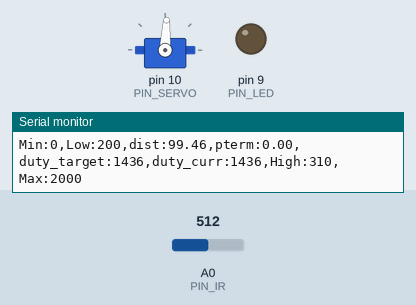
Simulated run of this sketch. Board: Arduino Uno, built with avr-gcc and run on an emulated ATmega328P. On the bench: servo, output pins drawn as LEDs (lit = HIGH), the last lines printed to the serial monitor. Inputs (shaded band) come from the test bench; at power-on: A0 (PIN_IR) = 512.

Above: at 1.2 s.
1.3 s: A0 (PIN_IR) set to 122
At 2.3 s:
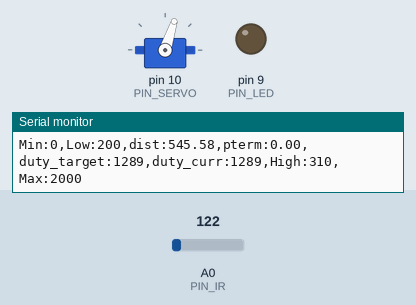
2.9 s: A0 (PIN_IR) set to 0
At 3.3 s:
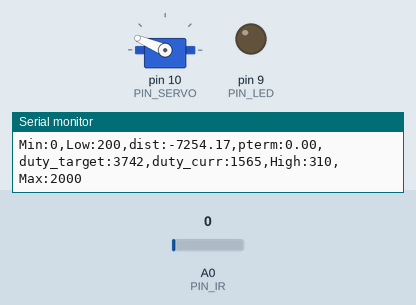
At 4.0 s:
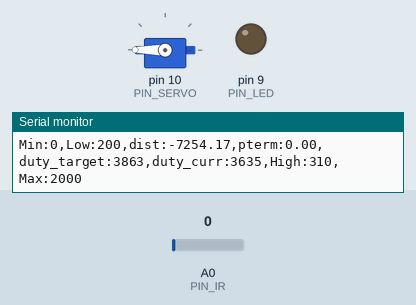
4.8 s: A0 (PIN_IR) set to 7
6.7 s: A0 (PIN_IR) set to 10
9.7 s: A0 (PIN_IR) set to 265
Timing chart, 0 to 12.7 s (numbered marks = the images above; inputs shaded):
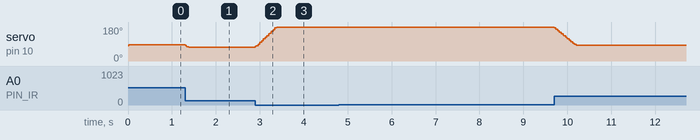

Measured:
- after the input at 1.3 s, servo on pin 10 (PIN_SERVO): 87° → 73° at once, → 72° 0.14 s later
- after the input at 2.9 s, servo on pin 10 (PIN_SERVO): moves from 72° to 180° over 0.48 s, starting at once
- after the input at 6.7 s, servo on pin 10 (PIN_SERVO): 180° → 178° after 3.0 s

The sketch:

team_coding.ino
```cpp
#include <Servo.h> // [2972] 서보 헤더파일 포함

/////////////////////////////
// Configurable parameters //
/////////////////////////////

// Arduino pin assignment
#define PIN_LED 9 // [1234] LED를 아두이노 GPIO 9번 핀에 연결
                  // [2345] ...하면 개선
#define PIN_SERVO 10 // [2951] servo moter를 아두이노 GPIO 10번 핀에 연결
#define PIN_IR A0      // [2961] 적외선센서를 아두이노 A0핀에 연결

// Framework setting
#define _DIST_TARGET 255 //[2967] 탁구공 위치까지의 거리를 255로 고정
         // [2952] 탁구공의 목표 위치를 25.5cm로 설정
#define _DIST_MIN 100 // [2972] 거리 센서가 인식 가능하게 설정한 최소 거리
#define _DIST_MAX 410 // [2972] 거리 센서가 인식 가능하게 설정한 최대 거리

// Distance sensor
#define _DIST_ALPHA 0.4   // [2959] ema 필터에 적용할 알파값

// Servo range
#define _DUTY_MIN 1115  // [2952] 서보의 최소 각도값
#define _DUTY_NEU 1385 // [2952] 서보의 중간 각도값
#define _DUTY_MAX 1640 // [1691] 서보의 최대 각도

// Servo speed control
//#define _SERVO_ANGLE 30  //[2967] 서보 각도 설정
#define _SERVO_SPEED 670  //[2959] 서보의 속도 설정

// Event periods
#define _INTERVAL_DIST 20  //[2959] 센서의 거리측정 인터벌값
#define _INTERVAL_SERVO 20 //[2967] 서보 INTERVAL값 설정
#define _INTERVAL_SERIAL 300  //[2959] 시리얼 모니터/플로터의 인터벌값 설정

// PID parameters
#define _KP 0.33 // [2957] 비례 제어 값
                // [2961] 비례이득

// [2964] 실제 거리가 100mm, 400mm일 때 센서가 읽는 값(각 a, b)
#define a 95
#define b 407

//////////////////////
// global variables //
//////////////////////

// Servo instance
Servo myservo;  // [2972] 서보 정의

// Distance sensor
float dist_target; // location to send the ball
float dist_raw, dist_ema;    // [2961] dist_raw : 적외선센서로 얻은 거리를 저장하는 변수
                             // [2961] dist_ema : 거리를 ema필터링을 한 값을 저장하는 변수
float alpha;    // [2959] ema의 알파값을 저장할 변수

// Event periods
unsigned long last_sampling_time_dist, last_sampling_time_servo, last_sampling_time_serial;// [2957] last_sampling_time_dist : 거리센서 측정 주기
                          // [2957] last_sampling_time_servo : 서보 위치 갱신 주기
                          // [2957] last_sampling_time_serial : 제어 상태 시리얼 출력 주기
bool event_dist, event_servo, event_serial; // [2957] 각각의 주기에 도달했는지를 불리언 값으로 저장하는 변수

// Servo speed control
int duty_chg_per_interval; // [2952] 한 주기당 변화할 서보 활동량을 정의
int duty_target, duty_curr; // [2961] 목표위치, 서보에 입력할 위치

// PID variables
float error_curr, error_prev, control, pterm, dterm, iterm;


void setup() {
// initialize GPIO pins for LED and attach servo
pinMode(PIN_LED, OUTPUT); // [2952] LED를 GPIO 9번 포트에 연결
                          // [2957] LED를 출력 모드로 설정
myservo.attach(PIN_SERVO); // [2952] 서보 모터를 GPIO 10번 포트에 연결

// initialize global variables
alpha = _DIST_ALPHA;   // [2959] ema의 알파값 초기화
dist_ema = 0;          // [2959] dist_ema 초기화

// move servo to neutral position
myservo.writeMicroseconds(_DUTY_NEU); // [2952] 서보 모터를 중간 위치에 지정
duty_curr = _DUTY_NEU;

// initialize serial port
Serial.begin(57600); // [2952] 시리얼 포트를 57600의 속도로 연결

// convert angle speed into duty change per interval.
duty_chg_per_interval = (_DUTY_MAX - _DUTY_MIN) * (_SERVO_SPEED / 180.0) * (_INTERVAL_SERVO / 1000.0);                // [2959] 한 주기마다 이동할 양(180.0, 1000.0은 실수타입이기 때문에 나눗셈의 결과가 실수타입으로 리턴)
// [2974] INTERVAL -> _INTERVAL_SERVO 로 수정

// [2974] 이벤트 변수 초기화
last_sampling_time_dist = 0; // [2974] 마지막 거리 측정 시간 초기화
last_sampling_time_servo = 0; // [2974] 마지막 서보 업데이트 시간 초기화
last_sampling_time_serial = 0; // [2974] 마지막 출력 시간 초기화
event_dist = event_servo = event_serial = false; // [2974] 각 이벤트 변수 false로 초기화
}


void loop() {
/////////////////////
// Event generator //
/////////////////////
  unsigned long time_curr = millis();  // [2964] event 발생 조건 설정
  if(time_curr >= last_sampling_time_dist + _INTERVAL_DIST) {
    last_sampling_time_dist += _INTERVAL_DIST;
    event_dist = true; // [2957] 거리 측정 주기에 도달했다는 이벤트 발생
  }
  if(time_curr >= last_sampling_time_servo + _INTERVAL_SERVO) {
    last_sampling_time_servo += _INTERVAL_SERVO;
    event_servo = true; // [2957] 서보모터 제어 주기에 도달했다는 이벤트 발생
  }
  if(time_curr >= last_sampling_time_serial + _INTERVAL_SERIAL) {
    last_sampling_time_serial += _INTERVAL_SERIAL;
    event_serial = true; // [2957] 출력주기에 도달했다는 이벤트 발생
  }

////////////////////
// Event handlers //
////////////////////

  // get a distance reading from the distance sensor
  if(event_dist) {
     event_dist = false;
      dist_raw = ir_distance_filtered();   // [2959] dist_raw에 필터링된 측정값 저장
      if (dist_ema == 0){                  // [2959] 맨 처음
        dist_ema = dist_raw;               // [2959] 맨 처음 ema값 = 필터링된 측정값
      }                                    // [2963] dist_ema를 dist_raw로 초기화
      else{
        dist_ema = alpha * dist_raw + (1-alpha) * dist_ema;   // [2959] ema 구현
      }

  // PID control logic
    //error_curr =
    //pterm =
    //control =

  // duty_target = f(duty_neutral, control)
    duty_target = _DUTY_NEU + _KP * (_DIST_TARGET - dist_ema);

  // keep duty_target value within the range of [_DUTY_MIN, _DUTY_MAX]

  }

  if(event_servo) {
    event_servo = false; // [2974] 서보 이벤트 실행 후, 다음 주기를 기다리기 위해 이벤트 종료
    // adjust duty_curr toward duty_target by duty_chg_per_interval
    if(duty_target > duty_curr) {  // [2964] 현재 서보 각도 읽기
      duty_curr += 1.2 * duty_chg_per_interval; // [2961] duty_curr은 주기마다 duty_chg_per_interval만큼 증가
      if(duty_curr > duty_target) {duty_curr = duty_target;} // [2956] duty_target 지나쳤을 경우, duty_target에 도달한 것으로 duty_curr값 재설정
    }
    else {
      duty_curr -= duty_chg_per_interval;  // [2961] duty_curr은 주기마다 duty_chg_per_interval만큼 감소
      if (duty_curr < duty_target) {duty_curr = duty_target;} // [2956] duty_target 지나쳤을 경우, duty_target에 도달한 것으로 duty_curr값 재설정
    }
    // update servo position
    myservo.writeMicroseconds(duty_curr);  // [2964] 서보 움직임 조절

  }

  if(event_serial) {
    event_serial = false; // [2974] 출력 이벤트 실행 후, 다음 주기까지 이벤트 종료
    Serial.print("Min:0,Low:200,dist:");
    Serial.print(dist_raw); // [2957] 적외선 센서로부터 받은 값 출력
                            // [2959] 적외선 센서로부터 받은 값을 보정한 값 출력
    Serial.print(",pterm:");
    Serial.print(pterm);    // [2961] 비례제어량 출력
    Serial.print(",duty_target:");
    Serial.print(duty_target); // [2957] 목표로 하는 거리 출력
    Serial.print(",duty_curr:");
    Serial.print(duty_curr); // [2957] 서보모터에 입력한 값 출력
    Serial.println(",High:310,Max:2000");
  }
}
float ir_distance(void){ // return value unit: mm
                         // [2959] 센서가 측정한 거리를 리턴해주는 함수
  float val;
  float volt = float(analogRead(PIN_IR));
  val = ((6762.0/(volt-9.0))-4.0) * 10.0; // [2961] *10 : cm -> mm로 변환
  return val;            // [2959] 거리측정 구현
  //return 100 + 300.0 / (b - a) * (val - a);  // [2964] 센서가 읽은 거리를 이용한 실제
                                               //        거리 반환
}                                              // [2959] 윗줄 ir_distance_filtered로 이동

float ir_distance_filtered(void){ // return value unit: mm
               // [2964] 적외선 센서를 이용한 거리 측정 함수
             // [2959] 센서가 측정한 거리를 필터링한 값을 리턴
                          // [2952] ir_distance()에서 리턴된 값을 val에 대입후 필터링 수행
  float val = ir_distance();        // [2961] val -> float val
  return 100 + 300.0 / (b - a) * (val - a); //[2959] 100mm일때 측정값과 400mm일때 측정값
                                            //       기준으로 거리 보정
}
```
